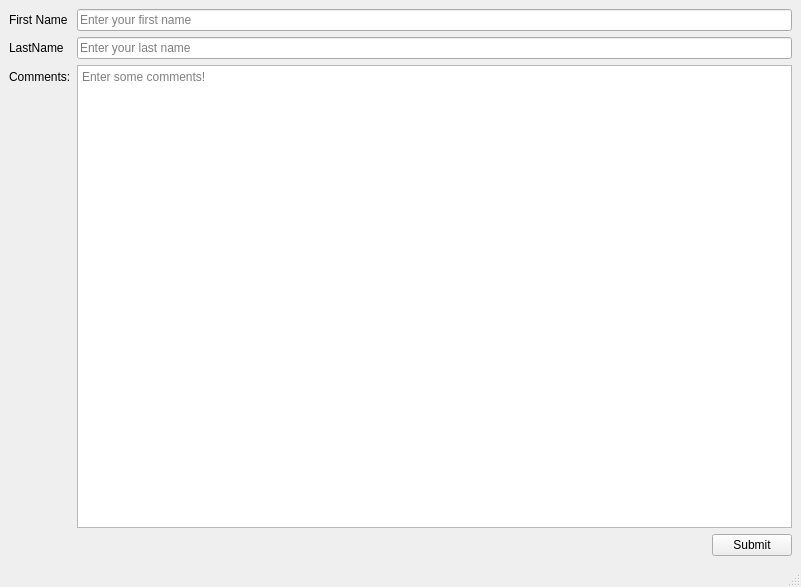
<?xml version="1.0" encoding="UTF-8"?>
<ui version="4.0">
 <class>MainWindow</class>
 <widget class="QMainWindow" name="MainWindow">
  <property name="geometry">
   <rect>
    <x>0</x>
    <y>0</y>
    <width>801</width>
    <height>587</height>
   </rect>
  </property>
  <property name="windowTitle">
   <string>MainWindow</string>
  </property>
  <widget class="QWidget" name="centralwidget">
   <layout class="QFormLayout" name="formLayout">
    <item row="0" column="0">
     <widget class="QLabel" name="label">
      <property name="text">
       <string>First Name</string>
      </property>
     </widget>
    </item>
    <item row="0" column="1">
     <widget class="QLineEdit" name="lineEditFirstName">
      <property name="placeholderText">
       <string>Enter your first name</string>
      </property>
     </widget>
    </item>
    <item row="1" column="0">
     <widget class="QLabel" name="label_2">
      <property name="text">
       <string>LastName</string>
      </property>
     </widget>
    </item>
    <item row="1" column="1">
     <widget class="QLineEdit" name="lineEditLastName">
      <property name="placeholderText">
       <string>Enter your last name</string>
      </property>
     </widget>
    </item>
    <item row="2" column="0">
     <widget class="QLabel" name="label_3">
      <property name="text">
       <string>Comments:</string>
      </property>
     </widget>
    </item>
    <item row="2" column="1">
     <widget class="QPlainTextEdit" name="plainTextEdit">
      <property name="placeholderText">
       <string>Enter some comments!</string>
      </property>
     </widget>
    </item>
    <item row="3" column="0">
     <layout class="QHBoxLayout" name="horizontalLayout"/>
    </item>
    <item row="3" column="1">
     <layout class="QHBoxLayout" name="horizontalLayout_2">
      <item>
       <spacer name="horizontalSpacer">
        <property name="orientation">
         <enum>Qt::Horizontal</enum>
        </property>
        <property name="sizeHint" stdset="0">
         <size>
          <width>40</width>
          <height>20</height>
         </size>
        </property>
       </spacer>
      </item>
      <item>
       <widget class="QPushButton" name="pushButtonSubmit">
        <property name="text">
         <string>Submit</string>
        </property>
       </widget>
      </item>
     </layout>
    </item>
   </layout>
  </widget>
  <widget class="QMenuBar" name="menubar">
   <property name="geometry">
    <rect>
     <x>0</x>
     <y>0</y>
     <width>801</width>
     <height>22</height>
    </rect>
   </property>
  </widget>
  <widget class="QStatusBar" name="statusbar"/>
 </widget>
 <resources/>
 <connections/>
</ui>
